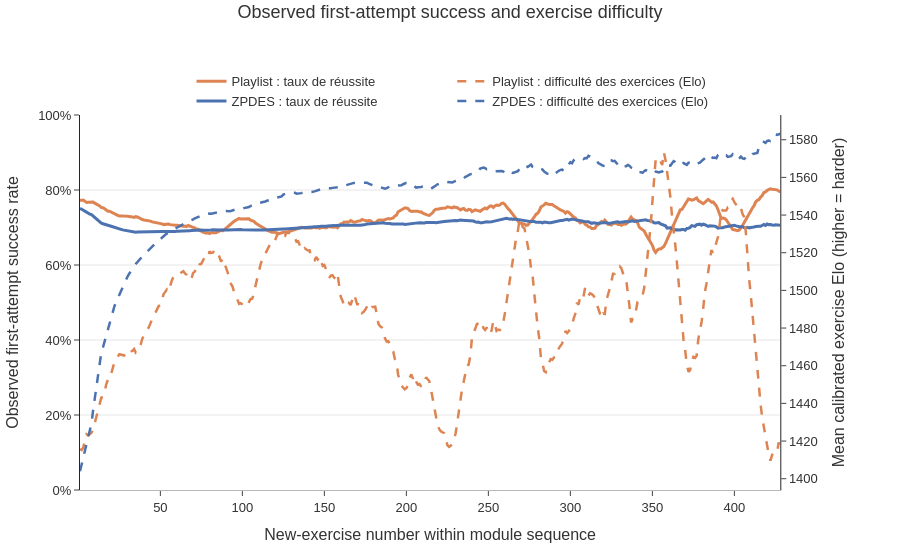

This figure's notebook cell:
### Markdown cell above
## 8. Plot observed success and selected exercise difficulty

Solid lines use the left axis and show observed first-attempt success rates. Dashed lines use the right axis and show mean calibrated exercise Elo; higher Elo means harder exercises. All displayed lines apply a light centered rolling average.

### Code cell
colors = {'playlist': '#DD8452', 'zpdes': '#4C72B0'}
figure = make_subplots(specs=[[{'secondary_y': True}]])
for work_mode in ('playlist', 'zpdes'):
    mode_data = plot_trajectory[plot_trajectory['work_mode'].eq(work_mode)]
    mode_label = work_mode.upper() if work_mode == 'zpdes' else work_mode.capitalize()
    figure.add_trace(
        go.Scatter(
            x=mode_data['attempt_number'],
            y=mode_data['success_rate_smoothed'],
            mode='lines',
            name=f'{mode_label} : taux de réussite',
            line={'color': colors[work_mode], 'width': 3},
            customdata=mode_data[['sequences', 'students', 'modules']].to_numpy(),
            hovertemplate=(
                'Attempt %{x}<br>Smoothed success rate: %{y:.1%}'
                '<br>Sequences: %{customdata[0]:,.0f}'
                '<br>Students: %{customdata[1]:,.0f}'
                '<br>Modules: %{customdata[2]:,.0f}<extra></extra>'
            ),
        ),
        secondary_y=False,
    )
    figure.add_trace(
        go.Scatter(
            x=mode_data['attempt_number'],
            y=mode_data['mean_exercise_elo_smoothed'],
            mode='lines',
            name=f'{mode_label} : difficulté des exercices (Elo)',
            line={'color': colors[work_mode], 'width': 2.5, 'dash': 'dash'},
            customdata=mode_data[['elo_coverage', 'elo_attempt_rows']].to_numpy(),
            hovertemplate=(
                'Attempt %{x}<br>Smoothed exercise Elo: %{y:.1f}'
                '<br>Elo coverage: %{customdata[0]:.1%}'
                '<br>Matched attempts: %{customdata[1]:,.0f}<extra></extra>'
            ),
        ),
        secondary_y=True,
    )

figure.update_layout(
    title='Observed first-attempt success and exercise difficulty',
    template='simple_white',
    xaxis_title='New-exercise number within module sequence',
    hovermode='x unified',
    font={'family': 'Arial', 'size': 13, 'color': '#333333'},
    title_x=0.5,
    title_y=0.99,
    title_yanchor='top',
    plot_bgcolor='white',
    paper_bgcolor='white',
    margin={'l': 75, 'r': 75, 't': 115, 'b': 70},
    legend={
        'orientation': 'h',
        'y': 1.13,
        'x': 0.5,
        'xanchor': 'center',
    },
)
figure.update_xaxes(showgrid=False, zeroline=False, linecolor='#B8B8B8')
figure.update_yaxes(
    title_text='Observed first-attempt success rate',
    tickformat='.0%',
    range=[0, 1],
    showgrid=True,
    gridcolor='#E6E6E6',
    zeroline=False,
    secondary_y=False,
)
figure.update_yaxes(
    title_text='Mean calibrated exercise Elo (higher = harder)',
    showgrid=False,
    zeroline=False,
    secondary_y=True,
)
SVG_EXPORT_CONFIG = {
    'toImageButtonOptions': {
        'format': 'svg',
        'filename': 'observed_first_attempt_success_and_exercise_difficulty',
        'width': 1400,
        'height': 700,
        'scale': 1,
    },
    'displaylogo': False,
}
figure.show(config=SVG_EXPORT_CONFIG)

### Figure 1 — Plotly figure (JSON) as saved in the notebook; plotly's stock layout.template omitted (floating-point values rounded to 4 significant figures; data arrays with more than 128 entries replaced by an {"elided": "..."} marker saying what was removed)
{"data": [{"customdata": {"elided": "428x3 int values"}, "hovertemplate": "Attempt %{x}<br>Smoothed success rate: %{y:.1%}<br>Sequences: %{customdata[0]:,.0f}<br>Students: %{customdata[1]:,.0f}<br>Modules: %{customdata[2]:,.0f}<extra></extra>", "line": {"color": "#DD8452", "width": 3}, "mode": "lines", "name": "Playlist : taux de réussite", "type": "scatter", "x": {"elided": "428 int values"}, "xaxis": "x", "y": {"elided": "428 float values"}, "yaxis": "y"}, {"customdata": {"elided": "428x2 float values"}, "hovertemplate": "Attempt %{x}<br>Smoothed exercise Elo: %{y:.1f}<br>Elo coverage: %{customdata[0]:.1%}<br>Matched attempts: %{customdata[1]:,.0f}<extra></extra>", "line": {"color": "#DD8452", "dash": "dash", "width": 2.5}, "mode": "lines", "name": "Playlist : difficulté des exercices (Elo)", "type": "scatter", "x": {"elided": "428 int values"}, "xaxis": "x", "y": {"elided": "428 float values"}, "yaxis": "y2"}, {"customdata": {"elided": "428x3 int values"}, "hovertemplate": "Attempt %{x}<br>Smoothed success rate: %{y:.1%}<br>Sequences: %{customdata[0]:,.0f}<br>Students: %{customdata[1]:,.0f}<br>Modules: %{customdata[2]:,.0f}<extra></extra>", "line": {"color": "#4C72B0", "width": 3}, "mode": "lines", "name": "ZPDES : taux de réussite", "type": "scatter", "x": {"elided": "428 int values"}, "xaxis": "x", "y": {"elided": "428 float values"}, "yaxis": "y"}, {"customdata": {"elided": "428x2 float values"}, "hovertemplate": "Attempt %{x}<br>Smoothed exercise Elo: %{y:.1f}<br>Elo coverage: %{customdata[0]:.1%}<br>Matched attempts: %{customdata[1]:,.0f}<extra></extra>", "line": {"color": "#4C72B0", "dash": "dash", "width": 2.5}, "mode": "lines", "name": "ZPDES : difficulté des exercices (Elo)", "type": "scatter", "x": {"elided": "428 int values"}, "xaxis": "x", "y": {"elided": "428 float values"}, "yaxis": "y2"}], "layout": {"font": {"color": "#333333", "family": "Arial", "size": 13}, "hovermode": "x unified", "legend": {"orientation": "h", "x": 0.5, "xanchor": "center", "y": 1.13}, "margin": {"b": 70, "l": 75, "r": 75, "t": 115}, "paper_bgcolor": "white", "plot_bgcolor": "white", "title": {"text": "Observed first-attempt success and exercise difficulty", "x": 0.5, "y": 0.99, "yanchor": "top"}, "xaxis": {"anchor": "y", "domain": [0, 0.94], "linecolor": "#B8B8B8", "showgrid": false, "title": {"text": "New-exercise number within module sequence"}, "zeroline": false}, "yaxis": {"anchor": "x", "domain": [0, 1], "gridcolor": "#E6E6E6", "range": [0, 1], "showgrid": true, "tickformat": ".0%", "title": {"text": "Observed first-attempt success rate"}, "zeroline": false}, "yaxis2": {"anchor": "x", "overlaying": "y", "showgrid": false, "side": "right", "title": {"text": "Mean calibrated exercise Elo (higher = harder)"}, "zeroline": false}}}
